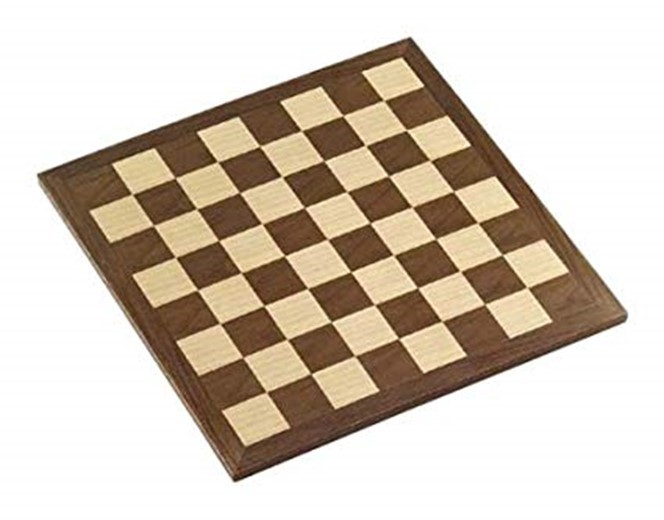
#> input picture Images/echequier.jpg, 664 x 520 px
$ python exercice2_trackbar.py ../Images/echequier.jpg
#> lines starting #> are read from the running program, lines starting #| are printed output that depends on the picture
import cv2 as cv
import sys
import numpy as np

window_title = "Original & Smoothed"
def display(x):
    s = float(cv.getTrackbarPos("Sigma",window_title))
    n = int(3*s)
    if(n%2 == 0):
        n = n+1
    dst = cv.GaussianBlur(img,(n,n),s)
    final = np.concatenate((img,dst),axis=1)
    cv.imshow(window_title,final)

if len(sys.argv) != 2:
    sys.exit("Image path missing.")

img = cv.imread(cv.samples.findFile(sys.argv[1]),cv.IMREAD_COLOR)
#> img is the input picture: shape (520, 664, 3); mean B, G, R 185.7, 199, 210.5
if img is None:
    sys.exit("Could not read the image.")

cv.namedWindow(window_title)
cv.createTrackbar("Sigma",window_title,0,20,display)
#> slider 'Sigma' is set to 6
display("initialisation")
#> in display, `dst = cv.GaussianBlur(img,(n,n),s)`:
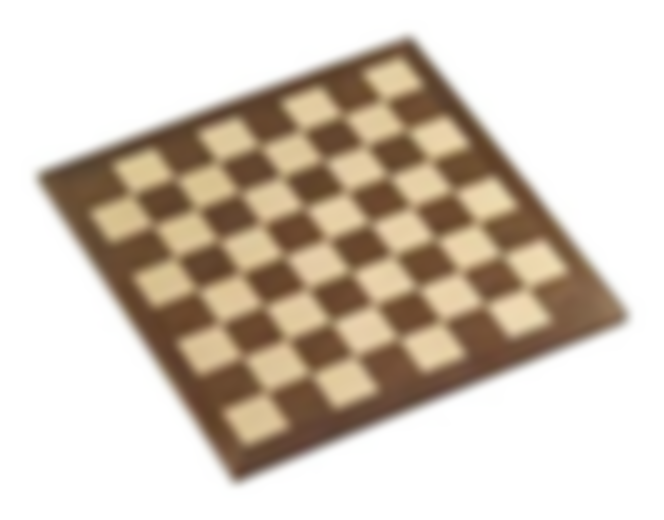
#> dst: shape (520, 664, 3); mean B, G, R 185.8, 199.1, 210.7
#> in display, `final = np.concatenate((img,dst),axis=1)`:
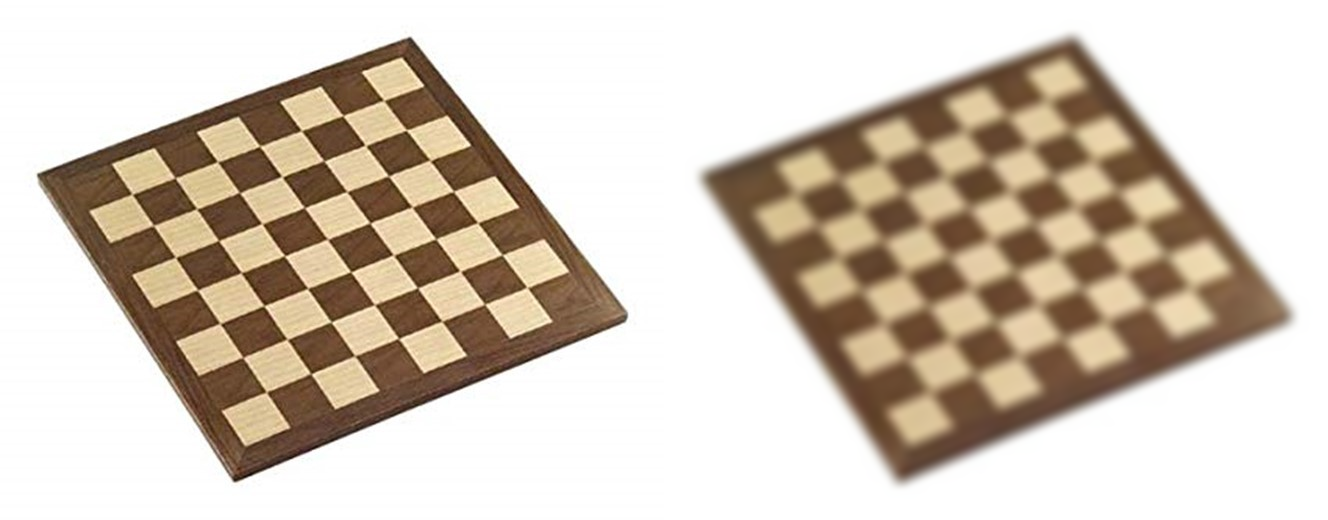
#> final: shape (520, 1328, 3); mean B, G, R 185.8, 199.1, 210.6
cv.waitKey(0)
